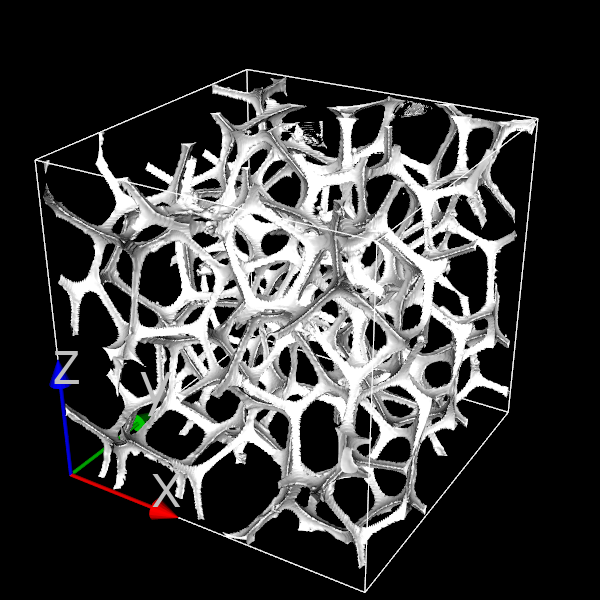

This chart was generated by the following Python code:
import os, vtk
import numpy as np

from pymicro.view.scene3d import Scene3D
from pymicro.view.vtk_utils import *
from vtk.util.colors import white, grey, black, lamp_black

if __name__ == '__main__':
  '''
  Create a 3d scene with a tomographic view of a polymer foam.
  The shape is displayed using a simple contour filter. Bounding box 
  and axes are also added to the scene.
  '''

  # Create the 3D scene
  base_name = os.path.splitext(__file__)[0]
  s3d = Scene3D(display=False, ren_size=(600,600), name=base_name, background=black)

  data_dir = '../data'
  scan = 'mousse_250x250x250_uint8.raw'
  im_file = os.path.join(data_dir, scan)
  s_size = scan[:-4].split('_')[-2].split('x')
  s_type = scan[:-4].split('_')[-1]
  size = [int(s_size[0]), int(s_size[1]), int(s_size[2])]
  data = read_image_data(im_file, size, data_type=s_type, verbose=True)

  print 'adding bounding box'
  outline = data_outline(data)
  outline.GetProperty().SetColor(white)
  s3d.add(outline)

  print 'isolating the foam with vtkContourFilter'
  foam = contourFilter(data, 80, color=grey, diffuseColor=white)
  foam.GetProperty().SetSpecular(.4)
  foam.GetProperty().SetSpecularPower(10)
  s3d.add(foam)

  print 'adding XYZ axes'
  axes = axes_actor(length = 100, fontSize=60)
  axes.GetXAxisCaptionActor2D().GetCaptionTextProperty().SetColor(grey)
  s3d.add(axes);

  print 'setting up camera and rendering'
  cam = setup_camera(size=size)
  cam.SetClippingRange(1, 2000)
  s3d.set_camera(cam)
  s3d.render()

  # thumbnail for the image gallery
  from matplotlib import image
  image_name = base_name + '.png'
  image.thumbnail(image_name, 'thumb_' + image_name, 0.2)
